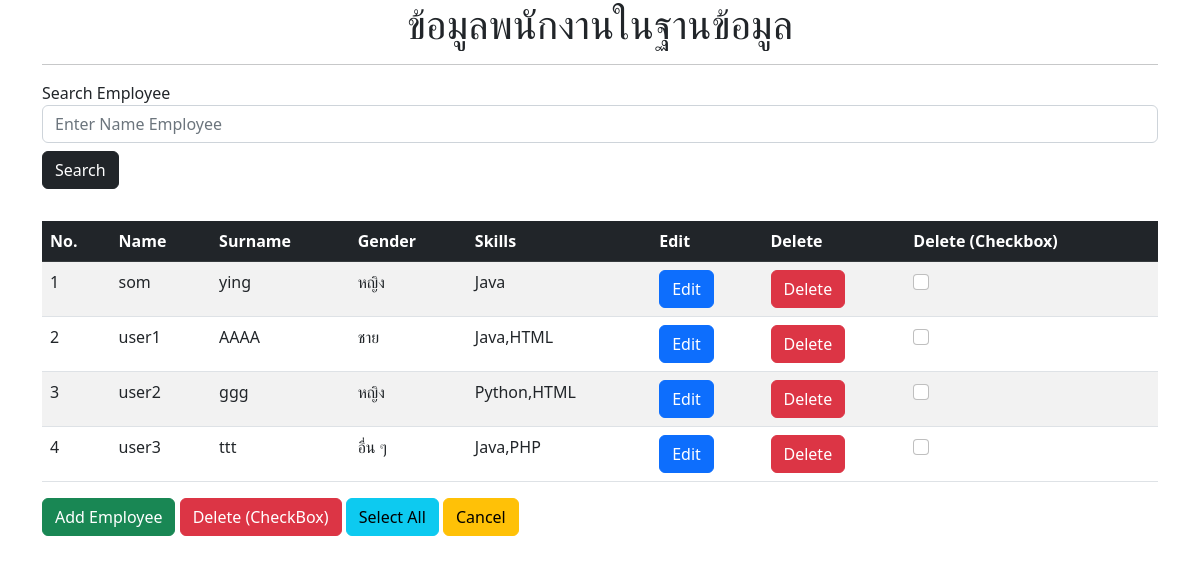
The page / on the database its author committed.
### tables this page shows
CREATE TABLE IF NOT EXISTS `employees` (
  `id` int NOT NULL AUTO_INCREMENT,
  `fname` varchar(255) NOT NULL,
  `lname` varchar(255) NOT NULL,
  `gender` varchar(20) NOT NULL,
  `skills` varchar(255) NOT NULL,
  PRIMARY KEY (`id`)
);

### index.php (the view, shortened to what this page needs)
<?php
require_once("dbconnect.php");
$sql = "SELECT * FROM employees ORDER BY fname ASC";
$result = mysqli_query($connect, $sql);
$count = mysqli_num_rows($result);
$order = 1;
?>
<!DOCTYPE html>
<html lang="en">
<head>
    <link href="https://cdn.jsdelivr.net/npm/bootstrap@5.2.3/dist/css/bootstrap.min.css" rel="stylesheet">
</head>
<body>
    <div class="container">
        <h1 class="text-center">ข้อมูลพนักงานในฐานข้อมูล</h1>
        <hr>
        <?php if ($count > 0) { ?>
            <form action="searchData.php" method="POST">
                <label for="">Search Employee</label>
                <input class="form-control" type="text" placeholder="Enter Name Employee" name="empname">
                <input type="submit" value="Search" class="btn btn-dark my-2">
            </form>
            <br>
            <table class="table table-striped">
                <thead class="table-dark">
                    <tr>
                        <th>No.</th>
                        <th>Name</th>
                        <th>Surname</th>
                        <th>Gender</th>
                        <th>Skills</th>
                        <th>Edit</th>
                        <th>Delete</th>
                        <th>Delete (Checkbox)</th>
                    </tr>
                </thead>
                <tbody>
                    <?php while ($row = mysqli_fetch_assoc($result)) { ?>
                        <tr>
                            <td><?php echo $order++; ?></td>
                            <td><?php echo $row["fname"]; ?></td>
                            <td><?php echo $row["lname"]; ?></td>
                            <td>
                                <?php
                                $gender = $row["gender"];
                                if ($gender == "Male") {
                                    echo "ชาย";
                                } elseif ($gender == "Female") {
                                    echo "หญิง";
                                } else {
                                    echo "อื่น ๆ";
                                }
                                ?>
                            </td>
                            <td><?php echo $row["skills"]; ?></td>
                            <td>
                                <a href="editForm.php?id=<?php echo $row["id"] ?>" class="btn btn-primary">Edit</a>
                            </td>
                            <td>
                                <a href="deleteQueryString.php?idemp=<?php echo $row["id"];  ?>" class="btn btn-danger" onclick="return confirm('Do you want delete')" ;>Delete</a>
                            </td>
                            <form action="multipleDelete.php" method="post">
                                <td>
                                    <input class="form-check-input" type="checkbox" name="idcheckbok[]" value="<?php echo $row["id"]; ?>">
                                </td>
                        </tr>
                    <?php } ?>
                </tbody>
            </table>
        <?php } else { ?>
            <div class="alert alert-danger">
                <strong>No Employee Information Found.</strong>
            </div>
        <?php } ?>
        <a href="insertForm.php" class="btn btn-success">Add Employee</a>
        <?php if ($count > 0) { ?>
        <input type="submit" class="btn btn-danger" value="Delete (CheckBox)">
        <button class="btn btn-info" onclick="checkAll()">Select All</button>
        <button class="btn btn-warning" onclick="uncheckAll()">Cancel</button>
        <?php } ?>
    </div>
</body>
</html>

### rows shown on the page
employees: fname "som", lname "ying", gender "หญิง", skills "Java"
employees: fname "user1", lname "AAAA", gender "ชาย", skills "Java,HTML"
employees: fname "user2", lname "ggg", gender "หญิง", skills "Python,HTML"
employees: fname "user3", lname "ttt", gender "อื่น ๆ", skills "Java,PHP"
